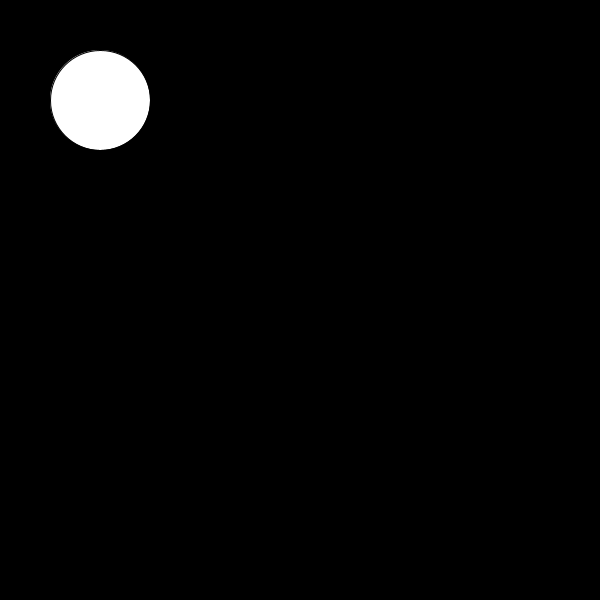
Frame 1 (no input)
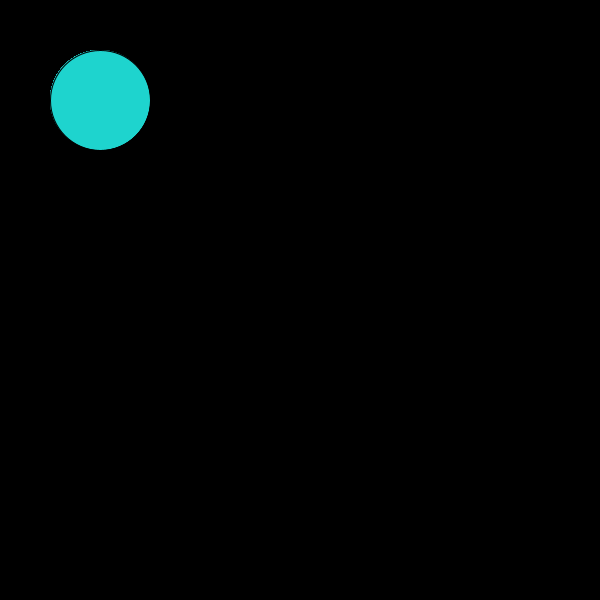
Frame 60 (the mouse pressed at the canvas centre just before this capture)
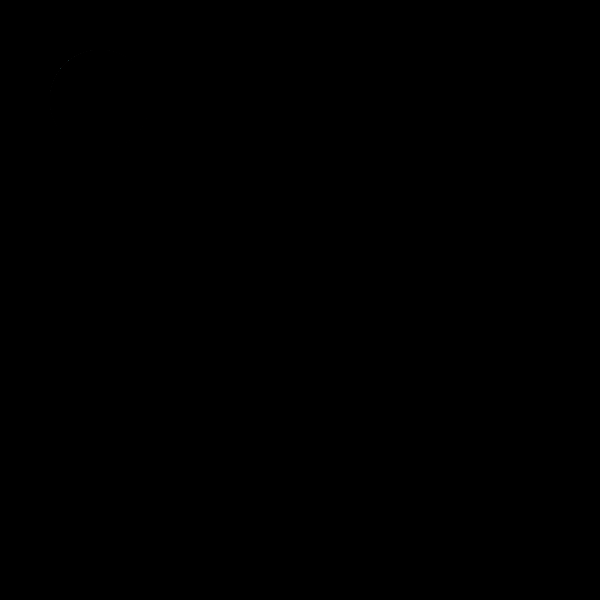
Frame 120 (the mouse held since frame 60 and released just before this capture)

The Processing sketch that drew these frames (run headless with seeded random() and noise(); from frame 60 on, the mouse is pressed at the canvas centre):

// Processing sketch: Logical_Dot
// ── Logical_Dot.pde


void setup() {
  background(0);
  size(600,600);
}

void draw() {
  ellipse(100,100,100,100);
 if(mousePressed){
   fill(0);
 }else{
   fill(30,212,206);
}
}
